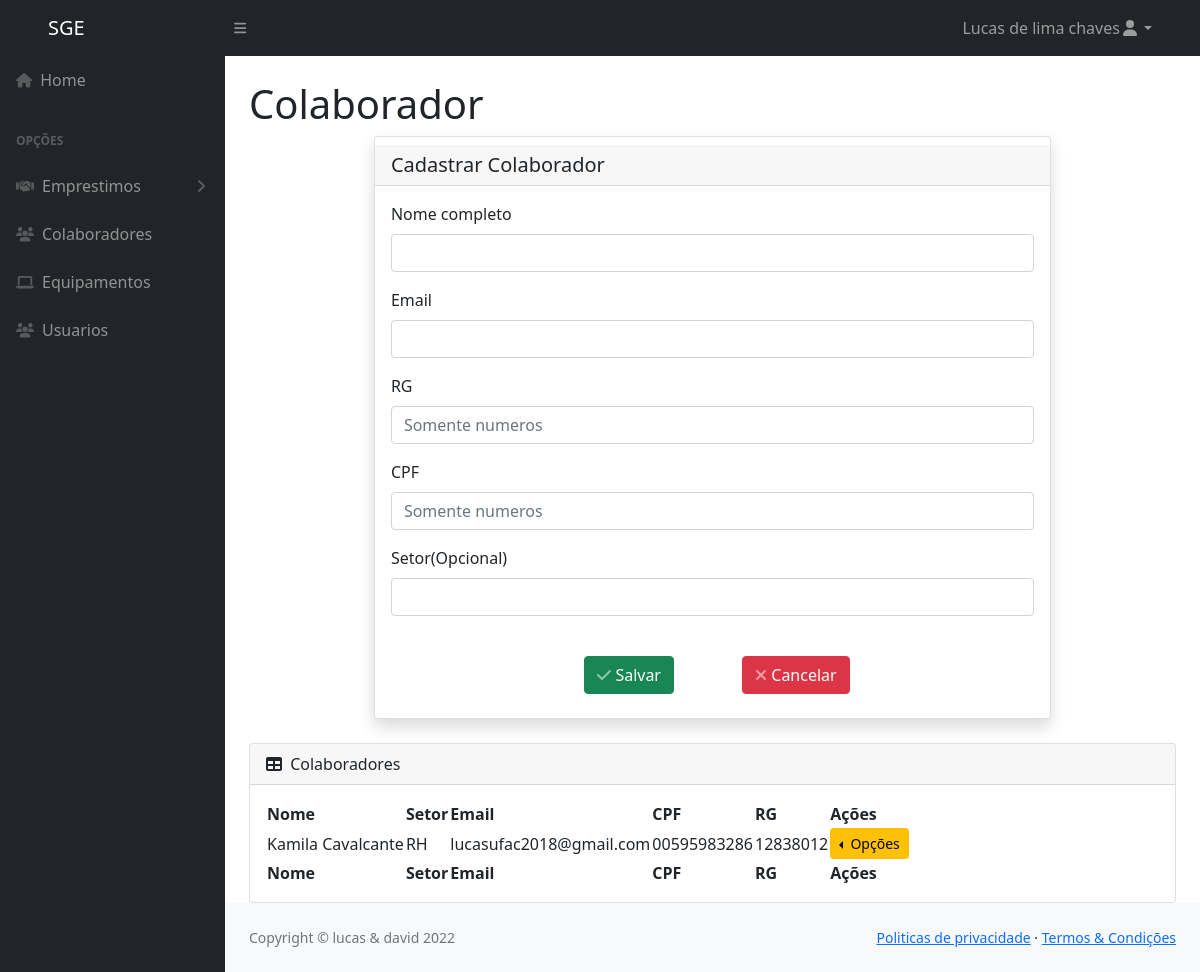
The page /cadastrarColaborador/ (signed in) on the database as committed earlier.
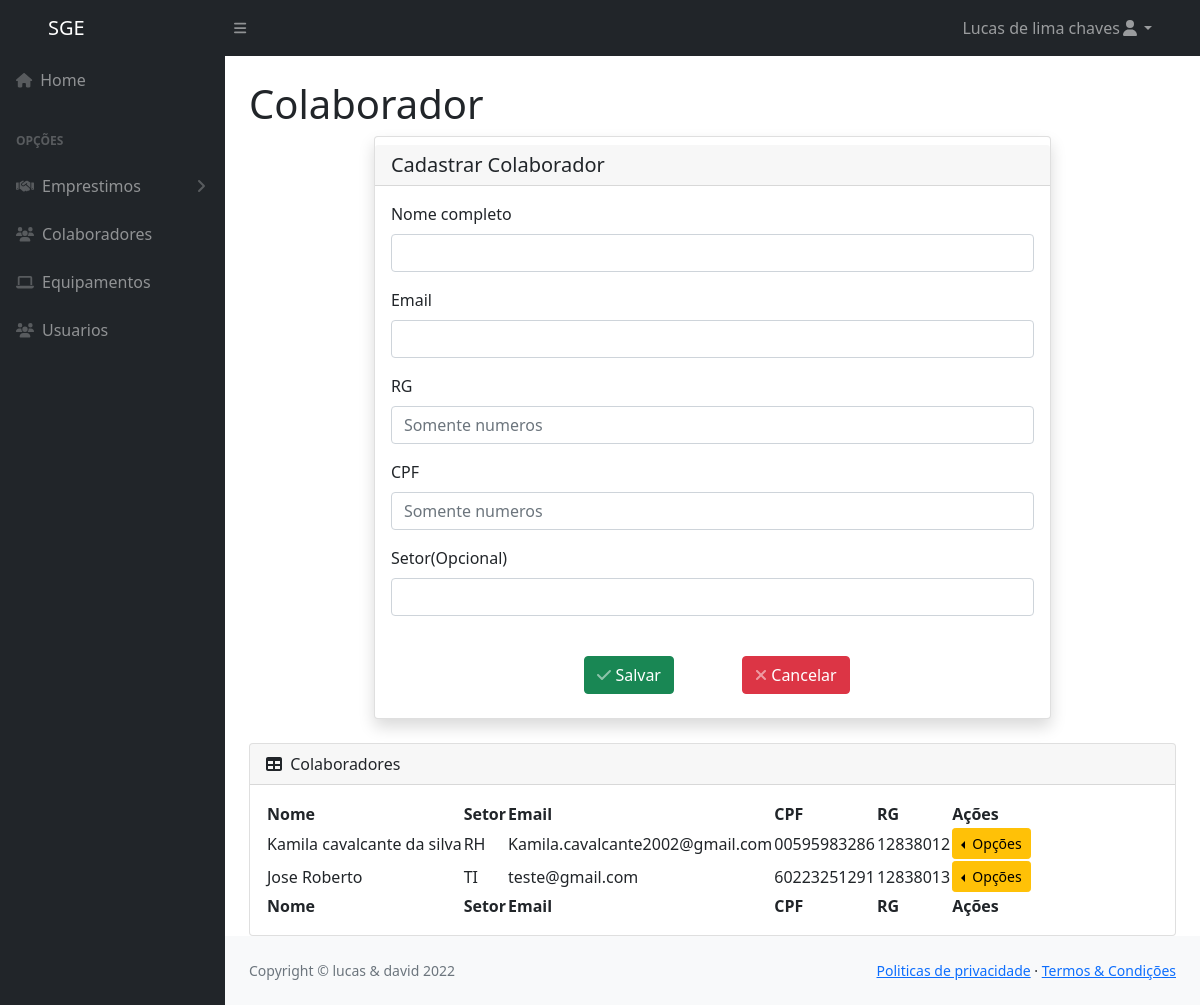
The same page on the database as committed later.
### core/models.py (models this page shows, shortened)
class Colaborador(models.Model):
    nome = models.CharField(
        max_length=200,
        null=False,
        blank=False,
        unique=True
    )
    email = models.EmailField(
        null=False,
        blank=False,
        unique=True
    )
    cpf = CPFField('cpf',
                   null=False,
                   blank=False,
                   unique=True
                   )
    rg = models.CharField(
        max_length=9,
        null=False,
        blank=False,
        unique=True
    )
    setor = models.CharField(
        max_length=100,
        null=False,
        blank=False,
    )

### core/views.py (the view, shortened to what this page needs)
# urls.py: path('cadastrarColaborador/', cadastrarColaborador,
@login_required
def cadastrarColaborador(request):
    if request.method == "GET":
        colaboradores = Colaborador.objects.all()
        context = {}
        context['colaboradores'] = colaboradores
        return render(request, template_name='colaborador/colaborador.html', context=context)
    return render(request, template_name='colaborador/colaborador.html', context=context)

### core/templates/colaborador/colaborador.html (shortened to what this page needs)
{% extends 'base.html' %}
{% block tituloPagina %}
<h1 class="mt-4">Colaborador</h1>
{% endblock tituloPagina %}
{% block conteudo %}
<div class="container d-flex justify-content-center">
    <div class="card w-75 shadow h-100 py-2 ">
        <h5 class="card-header">Cadastrar Colaborador</h5>
        <div class="card-body">
            <form action="{% url 'cadastrarColaborador'%}" method="post">
                <div class="form-row">
                <div class="form-group col-md-12">
                    <label for="nome">Nome completo</label>
                    <input type="text" id="nome" class="form-control" name="nome" required>
                </div>
                <div class="form-group col-md-12">
                    <label for="email">Email</label>
                    <input type="email" class="form-control" name="email" required>
                </div>
                </div>
                <div class="form-group">
                    <label for="rg">RG  </label>
                    <input type="text" id="cpf" maxlength="8" class="form-control" name="rg" placeholder="Somente numeros" required>
                </div>
                <div class="form-group">
                    <label for="cpf">CPF</label>
                    <input type="text" id="cpf" maxlength="14" class="form-control cpf" name="cpf" placeholder="Somente numeros" required>
                </div>
                <div class="form-group">
                <label for="observacao">Setor(Opcional)</label>
                <input type="text" class="form-control" name="setor">
                </div>
                <br>
                <div class="d-flex justify-content-center row">
                    <div class="col-12 col-md-3 text-center">
                        <button type="submit" class="btn btn-success btn-icon-split">
                            <span class="icon text-white-50">
                                <i class="fas fa-check"></i>
                            </span>
                            <span class="text">Salvar</span>
                        </button>
                    </div>
                    <div class="col-12 col-md-3 text-center">
                        <button type="reset" class="btn btn-danger btn-icon-split">
                            <span class="icon text-white-50">
                                <i class="fas fa-close"></i>
                            </span>
                            <span class="text">Cancelar</span>
                        </button>
                    </div>
                </div>
            </form>
        </div>
    </div>
</div>
  <div class="card mt-4">
    <div class="card-header">
        <i class="fas fa-table me-1"></i>
        Colaboradores
    </div>
    <div class="card-body">
        <table id="datatablesSimple">
            <thead>
                <tr>
                    <th>Nome</th>
                    <th>Setor</th>
                    <th>Email</th>
                    <th>CPF</th>
                    <th>RG</th>
                    <th>Ações</th>
                </tr>
            </thead>
            <tfoot>
                <tr>
                    <th>Nome</th>
                    <th>Setor</th>
                    <th>Email</th>
                    <th>CPF</th>
                    <th>RG</th>
                    <th>Ações</th>
                </tr>
            </tfoot>
            <tbody>
              {% for item in colaboradores %}
              <tr>
                <td>{{item.nome}}</td>
                <td>{{item.setor}}</td>
                <td>{{item.email}}</td>
                <td>{{item.cpf}}</td>
                <td>{{item.rg}}</td>
                <td class="text-center">
                  <div class="btn-group dropstart">
                      <button type="button"
                          class="btn btn-warning btn-sm dropdown-toggle"
                          data-bs-toggle="dropdown" aria-expanded="false">
                          Opções
                      </button>
                  </div>
              </td>
            </tr>
              {% endfor %}
            </tbody>
        </table>
    </div>
</div>
{% endblock conteudo %}

Rows that differ between the two databases and show on the page:
changed Colaborador "RH": nome "Kamila Cavalcante" → "Kamila cavalcante da silva"; email "lucasufac2018@gmail.com" → "Kamila.cavalcante2002@gmail.com"
added Colaborador: nome "Jose Roberto", setor "TI", email "teste@gmail.com", cpf "60223251291", rg "12838013"
